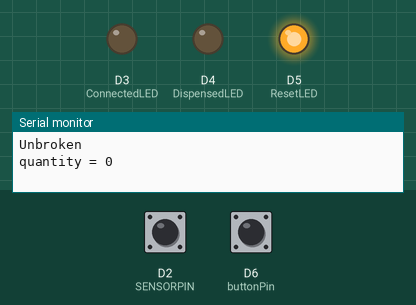
Simulated run of this sketch. Board: Arduino Nano 33 IoT. Shown: output pins drawn as LEDs (lit = HIGH), the last lines printed to the serial monitor. The inputs (shaded band) are chosen by the test bench; at power-on: D2 (SENSORPIN) HIGH, D6 (buttonPin) LOW. Nothing arrives over Bluetooth unless stated; a phone connects over Bluetooth LE 3 s after start.

Above: at 1.2 s.
1.3 s: D2 (SENSORPIN) driven LOW
At 3.8 s:
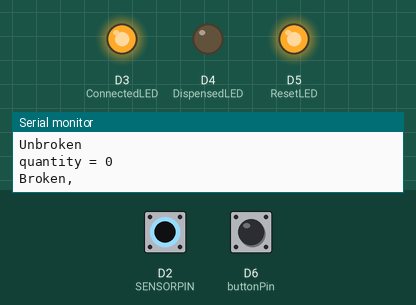
4.3 s: D6 (buttonPin) pulled HIGH for 0.15 s
5.9 s: D2 (SENSORPIN) pulsed HIGH 2 times (0.12 s each, 0.3 s apart)
Timing chart, 0 to 8.9 s (numbered marks = the images above; inputs shaded):
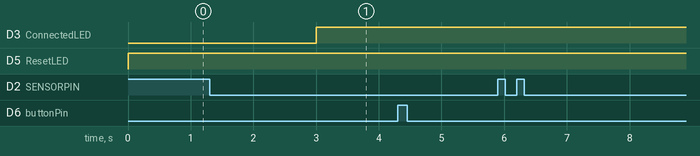

The sketch:

pilldispenserwithBLE_jan30a_20240130142623.ino
```cpp
//Bluetooth library
#include <ArduinoBLE.h>


//Pin definitions
#define SENSORPIN 2
#define ConnectedLED 3
#define DispensedLED 4
#define ResetLED 5
#define buttonPin 6


// variables will change :
int buttonState;
int lastButtonState = LOW;
bool buttonPressed = false;
int sensorState = 0, lastState=0;
bool dispensed = false;

unsigned long lastDebounceTime = 0;  // the last time the output pin was toggled
unsigned long debounceDelay = 50;    // the debounce time; increase if the output flickers

// Add characteristics for bluetooth
BLEService PillService("19B10003-E8F2-537E-4F6C-D104768A1214"); // BLE LED Service
// BLE Dispensed Characteristic - custom 128-bit UUID, read and writable by central
BLEByteCharacteristic DispensedCharacteristic("19b10004-e8f2-537e-4f6c-d104768a1214", BLERead | BLENotify | BLEWrite);
BLEByteCharacteristic QuantityCharacteristic("19b10006-e8f2-537e-4f6c-d104768a1214", BLERead | BLENotify | BLEWrite);
BLEByteCharacteristic PillResetCharacteristic("19b10005-e8f2-537e-4f6c-d104768a1214", BLERead | BLENotify | BLEWrite);


void setup() {
  //Serial start:
  Serial.begin(9600);

  //Pin modes & initial digital writes:
	pinMode(SENSORPIN, INPUT_PULLUP);
  pinMode(ConnectedLED, OUTPUT);
  pinMode(DispensedLED, OUTPUT);
  pinMode(ResetLED, OUTPUT);

	digitalWrite(SENSORPIN, HIGH); // turn on the pullup

  //Low energy Peripheral Bluetooth device start
	BLEDevice peripheral = BLE.available();
  BLE.begin();
  //set advertised local name and service UUID:
  BLE.setLocalName("Pill Dispenser");
  BLE.setAdvertisedService(PillService);
  // add the characteristic to the service
  PillService.addCharacteristic(DispensedCharacteristic);
  PillService.addCharacteristic(QuantityCharacteristic);
  PillService.addCharacteristic(PillResetCharacteristic);

  // add service
  BLE.addService(PillService);
  // start advertising
  BLE.advertise();
  Serial.println("BLE Pill Dispenser Peripheral, waiting for connections....");
  Serial.setTimeout(50);

}

void loop(){

  BLEDevice central = BLE.central();
	// read the state of the pushbutton value:
	sensorState = digitalRead(SENSORPIN);

	// check if the pushbutton is pressed
	// if it is, the buttonState is HIGH
	 int reading = digitalRead(buttonPin);

  // check to see if you just pressed the button
  // (i.e. the input went from LOW to HIGH), and you've waited long enough
  // since the last press to ignore any noise:

  // If the switch changed, due to noise or pressing:
  if (reading != lastButtonState) {
    // reset the debouncing timer
    lastDebounceTime = millis();
  }

  if ((millis() - lastDebounceTime) > debounceDelay) {
    // whatever the reading is at, it's been there for longer than the debounce
    // delay, so take it as the actual current state:

    // if the button state has changed:
    if (reading != buttonState) {
      buttonState = reading;

      // only toggle the LED if the new button state is HIGH
      if (buttonState == HIGH) {
        buttonPressed = true;
        Serial.println("11Button Pressed!");
      }
    }
  }
  // save the reading. Next time through the loop, it'll be the lastButtonState:
  lastButtonState = reading;


  if (sensorState && !lastState) {
    Serial.println("Unbroken");
    dispensed = false;

    byte quantity = 0;
    QuantityCharacteristic.readValue(quantity);
    Serial.print("quantity = ");
    Serial.println(quantity);

    if (quantity < 40) {
      digitalWrite(ResetLED, HIGH);
    }
    else{
      digitalWrite(ResetLED, LOW);
    }
  }
  if (!sensorState && lastState) {
    Serial.print("Broken, ");
    dispensed = true;
  }

  lastState = sensorState;


  if (central && central.connected()) {

    digitalWrite(ConnectedLED, HIGH);


    if (dispensed) {
      DispensedCharacteristic.writeValue((byte)0x01);
      dispensed = false;
    }

    if(buttonPressed) {
      PillResetCharacteristic.writeValue((byte)0x01);
      buttonPressed = false;
    }

  }
}
```
